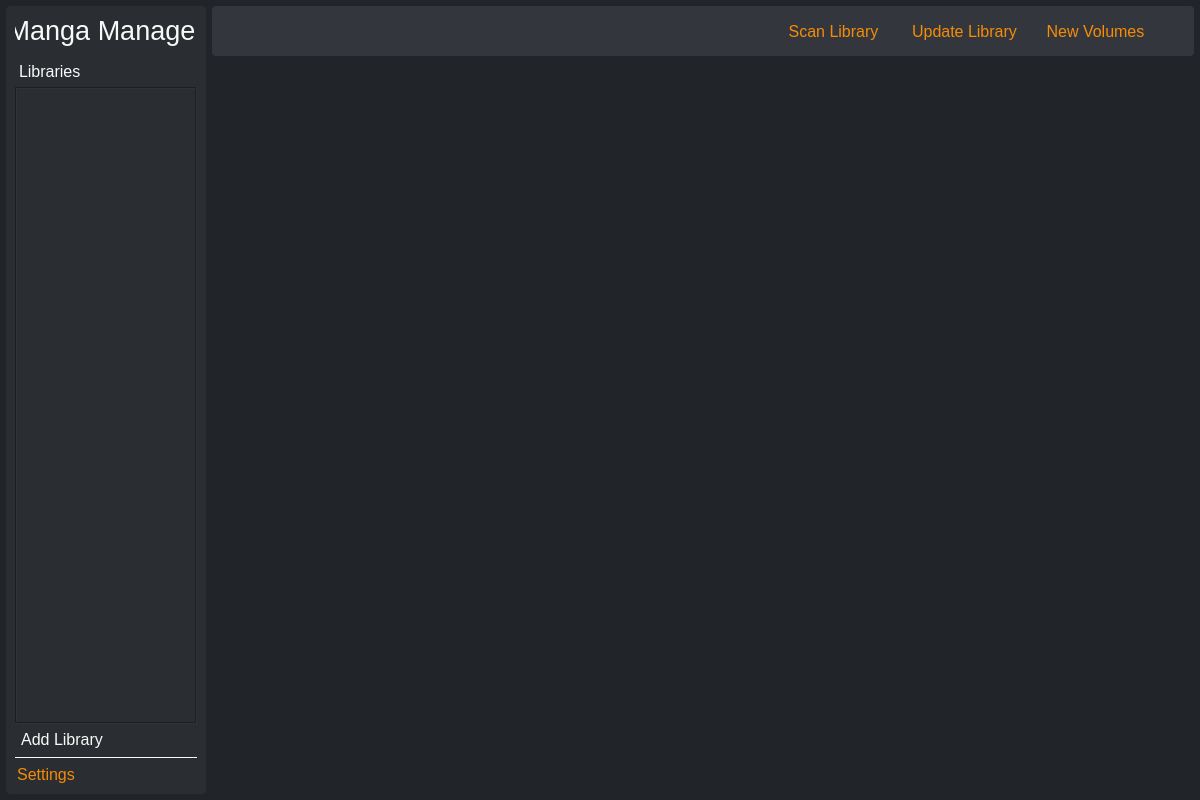
<?xml version="1.0" encoding="UTF-8"?>
<ui version="4.0">
 <class>main_window</class>
 <widget class="QWidget" name="main_window">
  <property name="geometry">
   <rect>
    <x>0</x>
    <y>0</y>
    <width>1200</width>
    <height>800</height>
   </rect>
  </property>
  <property name="windowTitle">
   <string>Manga Manager</string>
  </property>
  <property name="styleSheet">
   <string notr="true">QWidget#main_window{
background-color:#212529;
}</string>
  </property>
  <layout class="QHBoxLayout" name="horizontalLayout_3" stretch="0,1">
   <property name="spacing">
    <number>6</number>
   </property>
   <property name="leftMargin">
    <number>6</number>
   </property>
   <property name="topMargin">
    <number>6</number>
   </property>
   <property name="rightMargin">
    <number>6</number>
   </property>
   <property name="bottomMargin">
    <number>6</number>
   </property>
   <item>
    <widget class="QWidget" name="left_section" native="true">
     <property name="sizePolicy">
      <sizepolicy hsizetype="Preferred" vsizetype="Preferred">
       <horstretch>0</horstretch>
       <verstretch>0</verstretch>
      </sizepolicy>
     </property>
     <property name="minimumSize">
      <size>
       <width>200</width>
       <height>0</height>
      </size>
     </property>
     <property name="maximumSize">
      <size>
       <width>200</width>
       <height>16777215</height>
      </size>
     </property>
     <property name="styleSheet">
      <string notr="true">QWidget{
background-color:#2a2d31;
color:#faf9f9;
}

QPushButton {
border:none;
}

QPushButton#add_library_btn::hover {
font-weight: bold;
}

QPushButton#settings_btn::hover {
font-weight: bold;
}

QWidget#left_section {
border-radius:4px;
}</string>
     </property>
     <layout class="QVBoxLayout" name="left_section_layout">
      <item>
       <widget class="QLabel" name="logo_label">
        <property name="font">
         <font>
          <pointsize>20</pointsize>
         </font>
        </property>
        <property name="styleSheet">
         <string notr="true"/>
        </property>
        <property name="text">
         <string>Manga Manager</string>
        </property>
        <property name="alignment">
         <set>Qt::AlignCenter</set>
        </property>
       </widget>
      </item>
      <item>
       <widget class="QLabel" name="libraries_list_label">
        <property name="font">
         <font>
          <pointsize>12</pointsize>
         </font>
        </property>
        <property name="styleSheet">
         <string notr="true">margin-top:10px;</string>
        </property>
        <property name="text">
         <string>Libraries</string>
        </property>
       </widget>
      </item>
      <item>
       <widget class="QListWidget" name="libraries_list_widget">
        <property name="font">
         <font>
          <pointsize>10</pointsize>
         </font>
        </property>
        <property name="focusPolicy">
         <enum>Qt::NoFocus</enum>
        </property>
        <property name="styleSheet">
         <string notr="true">QListWidget::item {
height:25px;
border-left:2px solid #f48c06;
margin-bottom:5px;
}

QListWidget::item:hover {
background-color:#495057;
}

QListWidget::item:selected {
background-color:#495057;
border-left:2px solid #f48c06;
color:#faf9f9;
}</string>
        </property>
        <property name="frameShape">
         <enum>QFrame::Box</enum>
        </property>
        <property name="frameShadow">
         <enum>QFrame::Sunken</enum>
        </property>
        <property name="lineWidth">
         <number>1</number>
        </property>
       </widget>
      </item>
      <item>
       <layout class="QHBoxLayout" name="add_lib_layout">
        <property name="spacing">
         <number>6</number>
        </property>
        <property name="leftMargin">
         <number>2</number>
        </property>
        <item>
         <widget class="QPushButton" name="add_library_btn">
          <property name="sizePolicy">
           <sizepolicy hsizetype="Expanding" vsizetype="Fixed">
            <horstretch>0</horstretch>
            <verstretch>0</verstretch>
           </sizepolicy>
          </property>
          <property name="font">
           <font>
            <pointsize>12</pointsize>
           </font>
          </property>
          <property name="styleSheet">
           <string notr="true"/>
          </property>
          <property name="text">
           <string>Add Library</string>
          </property>
          <property name="icon">
           <iconset>
            <normaloff>../../../resources/icons/add-128.png</normaloff>../../../resources/icons/add-128.png</iconset>
          </property>
         </widget>
        </item>
        <item>
         <spacer name="add_lib_spacer">
          <property name="orientation">
           <enum>Qt::Horizontal</enum>
          </property>
          <property name="sizeType">
           <enum>QSizePolicy::Expanding</enum>
          </property>
          <property name="sizeHint" stdset="0">
           <size>
            <width>40</width>
            <height>20</height>
           </size>
          </property>
         </spacer>
        </item>
       </layout>
      </item>
      <item>
       <widget class="Line" name="divider">
        <property name="styleSheet">
         <string notr="true"/>
        </property>
        <property name="frameShadow">
         <enum>QFrame::Plain</enum>
        </property>
        <property name="lineWidth">
         <number>1</number>
        </property>
        <property name="orientation">
         <enum>Qt::Horizontal</enum>
        </property>
       </widget>
      </item>
      <item>
       <layout class="QHBoxLayout" name="settings_layout">
        <property name="leftMargin">
         <number>2</number>
        </property>
        <item>
         <widget class="QPushButton" name="settings_btn">
          <property name="font">
           <font>
            <pointsize>12</pointsize>
           </font>
          </property>
          <property name="styleSheet">
           <string notr="true">color:#f48c06;
</string>
          </property>
          <property name="text">
           <string>Settings</string>
          </property>
          <property name="icon">
           <iconset>
            <normaloff>../../../resources/icons/settings-4-128.png</normaloff>../../../resources/icons/settings-4-128.png</iconset>
          </property>
         </widget>
        </item>
        <item>
         <spacer name="settings_spacer">
          <property name="orientation">
           <enum>Qt::Horizontal</enum>
          </property>
          <property name="sizeHint" stdset="0">
           <size>
            <width>40</width>
            <height>20</height>
           </size>
          </property>
         </spacer>
        </item>
       </layout>
      </item>
     </layout>
    </widget>
   </item>
   <item>
    <layout class="QVBoxLayout" name="right_section">
     <item>
      <widget class="QWidget" name="library_upper_wrapper" native="true">
       <property name="sizePolicy">
        <sizepolicy hsizetype="Preferred" vsizetype="Preferred">
         <horstretch>0</horstretch>
         <verstretch>0</verstretch>
        </sizepolicy>
       </property>
       <property name="minimumSize">
        <size>
         <width>0</width>
         <height>50</height>
        </size>
       </property>
       <property name="maximumSize">
        <size>
         <width>16777215</width>
         <height>50</height>
        </size>
       </property>
       <property name="styleSheet">
        <string notr="true">QWidget{
background-color:#33373d;
}

QWidget#library_upper_wrapper {
border-radius:4px;
}

QLabel {
color:white;
}

QPushButton {
color:#f48c06;
border-style:none;

}

QPushButton::hover{
border:1px solid #f48c06;
border-radius:4px;
font-family: &quot;Segoe UI Semibold&quot;;
}</string>
       </property>
       <layout class="QHBoxLayout" name="library_upper_layout" stretch="0,0">
        <property name="sizeConstraint">
         <enum>QLayout::SetDefaultConstraint</enum>
        </property>
        <property name="leftMargin">
         <number>9</number>
        </property>
        <property name="rightMargin">
         <number>36</number>
        </property>
        <item>
         <widget class="QLabel" name="current_library_label">
          <property name="sizePolicy">
           <sizepolicy hsizetype="Maximum" vsizetype="Preferred">
            <horstretch>0</horstretch>
            <verstretch>0</verstretch>
           </sizepolicy>
          </property>
          <property name="minimumSize">
           <size>
            <width>200</width>
            <height>0</height>
           </size>
          </property>
          <property name="font">
           <font>
            <pointsize>12</pointsize>
           </font>
          </property>
          <property name="text">
           <string/>
          </property>
          <property name="alignment">
           <set>Qt::AlignCenter</set>
          </property>
          <property name="margin">
           <number>0</number>
          </property>
         </widget>
        </item>
        <item>
         <layout class="QHBoxLayout" name="current_library_buttons_layout" stretch="0,0,0,0">
          <property name="rightMargin">
           <number>0</number>
          </property>
          <item>
           <spacer name="horizontalSpacer">
            <property name="orientation">
             <enum>Qt::Horizontal</enum>
            </property>
            <property name="sizeHint" stdset="0">
             <size>
              <width>20</width>
              <height>20</height>
             </size>
            </property>
           </spacer>
          </item>
          <item>
           <widget class="QPushButton" name="scan_library_btn">
            <property name="sizePolicy">
             <sizepolicy hsizetype="Minimum" vsizetype="Minimum">
              <horstretch>0</horstretch>
              <verstretch>0</verstretch>
             </sizepolicy>
            </property>
            <property name="minimumSize">
             <size>
              <width>125</width>
              <height>0</height>
             </size>
            </property>
            <property name="maximumSize">
             <size>
              <width>125</width>
              <height>16777215</height>
             </size>
            </property>
            <property name="font">
             <font>
              <pointsize>12</pointsize>
             </font>
            </property>
            <property name="text">
             <string>Scan Library</string>
            </property>
            <property name="flat">
             <bool>false</bool>
            </property>
           </widget>
          </item>
          <item>
           <widget class="QPushButton" name="update_library_btn">
            <property name="sizePolicy">
             <sizepolicy hsizetype="Minimum" vsizetype="Minimum">
              <horstretch>0</horstretch>
              <verstretch>0</verstretch>
             </sizepolicy>
            </property>
            <property name="minimumSize">
             <size>
              <width>125</width>
              <height>0</height>
             </size>
            </property>
            <property name="maximumSize">
             <size>
              <width>125</width>
              <height>16777215</height>
             </size>
            </property>
            <property name="font">
             <font>
              <pointsize>12</pointsize>
             </font>
            </property>
            <property name="text">
             <string>Update Library</string>
            </property>
           </widget>
          </item>
          <item>
           <widget class="QPushButton" name="new_volumes_btn">
            <property name="sizePolicy">
             <sizepolicy hsizetype="Minimum" vsizetype="Minimum">
              <horstretch>0</horstretch>
              <verstretch>0</verstretch>
             </sizepolicy>
            </property>
            <property name="minimumSize">
             <size>
              <width>125</width>
              <height>0</height>
             </size>
            </property>
            <property name="maximumSize">
             <size>
              <width>125</width>
              <height>16777215</height>
             </size>
            </property>
            <property name="font">
             <font>
              <pointsize>12</pointsize>
             </font>
            </property>
            <property name="text">
             <string>New Volumes</string>
            </property>
           </widget>
          </item>
         </layout>
        </item>
       </layout>
      </widget>
     </item>
     <item>
      <widget class="QScrollArea" name="series_scroll_area">
       <property name="frameShape">
        <enum>QFrame::NoFrame</enum>
       </property>
       <property name="frameShadow">
        <enum>QFrame::Raised</enum>
       </property>
       <property name="verticalScrollBarPolicy">
        <enum>Qt::ScrollBarAsNeeded</enum>
       </property>
       <property name="sizeAdjustPolicy">
        <enum>QAbstractScrollArea::AdjustIgnored</enum>
       </property>
       <property name="widgetResizable">
        <bool>true</bool>
       </property>
       <widget class="QWidget" name="series_grid_wrapper">
        <property name="geometry">
         <rect>
          <x>0</x>
          <y>0</y>
          <width>980</width>
          <height>730</height>
         </rect>
        </property>
        <property name="styleSheet">
         <string notr="true">QWidget#series_grid_wrapper{
background-color:#212529;
}</string>
        </property>
        <layout class="QHBoxLayout" name="series_wrapper_layout_useless">
         <property name="sizeConstraint">
          <enum>QLayout::SetMinimumSize</enum>
         </property>
         <property name="leftMargin">
          <number>0</number>
         </property>
         <property name="topMargin">
          <number>6</number>
         </property>
         <property name="rightMargin">
          <number>0</number>
         </property>
         <property name="bottomMargin">
          <number>6</number>
         </property>
         <item>
          <layout class="QGridLayout" name="series_grid_layout">
           <property name="sizeConstraint">
            <enum>QLayout::SetDefaultConstraint</enum>
           </property>
           <property name="spacing">
            <number>10</number>
           </property>
          </layout>
         </item>
        </layout>
       </widget>
      </widget>
     </item>
    </layout>
   </item>
  </layout>
 </widget>
 <resources/>
 <connections/>
</ui>
